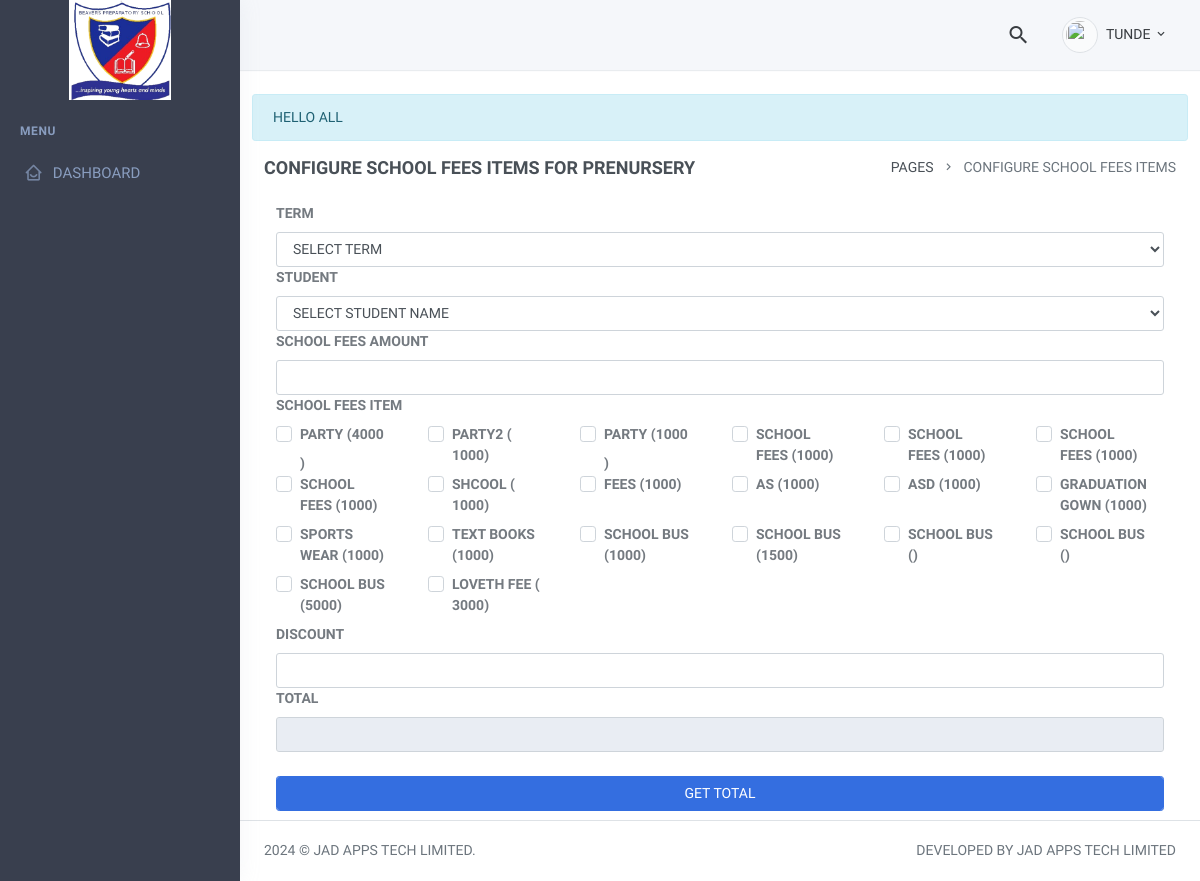
The app's page /public/configure-school-fees-items.php?class=prenursery (signed in) with its own data.
### tables this page shows
CREATE TABLE `communications` (
  `id` int NOT NULL AUTO_INCREMENT,
  `message` varchar(450) DEFAULT NULL,
  `exp_date` datetime DEFAULT NULL,
  `uploaded_by` varchar(45) DEFAULT NULL,
  `status` int DEFAULT '0',
  PRIMARY KEY (`id`)
);

CREATE TABLE `school_fees_items` (
  `id` int NOT NULL AUTO_INCREMENT,
  `schoolfeesitem` varchar(45) DEFAULT NULL,
  `description` varchar(450) DEFAULT NULL,
  `amount` varchar(45) DEFAULT NULL,
  `modality` varchar(45) DEFAULT NULL,
  `created_by` varchar(45) DEFAULT NULL,
  PRIMARY KEY (`id`),
  UNIQUE KEY `id_UNIQUE` (`id`)
);

### public/inc_communications.php (called while the page is built)
<?php
     $comm_query = "SELECT * FROM communications LIMIT 1";
     $result = mysqli_query($sqlConnection, $comm_query);
     if($result->num_rows > 0){
         $communication = $result->fetch_all(MYSQLI_ASSOC);
         return $communication[0]['message'];
     }
?>

### public/configure-school-fees-items.php (the view, shortened to what this page needs)
<?php
    include "./inc/header.php";
    $query = "SELECT * FROM school_fees_items";
    $school_fees_items = mysqli_query($sqlConnection, $query);
    if($school_fees_items->num_rows > 0){
        $school_fees_items = $school_fees_items->fetch_all(MYSQLI_ASSOC);
    }
?>
<body>
    <div id="layout-wrapper">
       <?php include "./inc/navbar.php"; ?>
        <div class="vertical-menu">
            <?php include "./inc/sidebar.php"; ?>
        </div>
        <div class="main-content">
            <div class="page-content">
               <?php include_once "communication_message.php"; ?>
                <div class="container-fluid">
                    <div class="row">
                        <div class="col-12">
                            <div class="page-title-box d-flex align-items-center justify-content-between">
                                <h4 class="mb-0 font-size-18">Configure School Fees Items for <span class='getclass' name="getclass"><?php echo $_GET['class']; ?></span></h4>
                                <div class="page-title-right">
                                    <ol class="breadcrumb m-0">
                                        <li class="breadcrumb-item"><a href="javascript: void(0);">Pages</a></li>
                                        <li class="breadcrumb-item active">Configure School Fees Items</li>
                                    </ol>
                                </div>
                            </div>
                        </div>
                    </div>
                <div class="container">
                        <div class="row">
                        <div class="col-md-12 col-lg-12">
                                <label for="term">Term</label>
                                <select name='term' id='term' class='form-control'>
                                    <option value="" selected disabled>Select Term</option>
                                </select>
                            </div>
                            <div class="col-md-12 col-lg-12">
                                <label for="student_name">Student</label>
                                <select name='student_name' id='student_name' class='form-control'>
                                    <option value="" selected disabled>Select Student Name</option>
                                </select>
                            </div>
                            <div class="col-md-12 col-lg-12">
                                <label for="school_fees_amount">School Fees Amount</label>
                                <input type="number" class="form-control" name="school_fees_amount" id="school_fees_amount">
                            </div>
                            <div class="col-md-12 col-lg-12">
                                <label for="school_fees_item">School Fees Item</label>
                                <div class="row">
                                    <?php
                                    for ($i = 0; $i < count($school_fees_items); $i++){
                                        $amount = $school_fees_items[$i]['amount'];
                                        $schoolfeesitem = $school_fees_items[$i]['schoolfeesitem'];
                                        $schoolfeesitemid = $school_fees_items[$i]['id'];
                                        echo "<div class='col-md-2 col-lg-2'>
                                                <div class='custom-control custom-checkbox custom-control-inline'>
                                                    <input type='checkbox' value='{$amount}' name='{$schoolfeesitemid}' class='checkbox custom-control-input' id='{$schoolfeesitemid}'>
                                                    <label class='custom-control-label' for='{$schoolfeesitemid}'>{$schoolfeesitem} (<label>{$amount}</label>)</label>
                                                </div>
                                            </div>";
                                    }?>
                                </div>
                            </div>
                            <div class="col-md-12 col-lg-12">
                                <label for="discount">Discount</label>
                                <input type="number" class="form-control" name="discount" id="discount">
                            </div>
                            <div class="col-md-12 col-lg-12">
                                <label for="total">Total</label>
                                <input type="number" class="form-control" name="total" id="total" disabled>
                                <button class='mt-4 form-control btn btn-block btn-primary' onclick='getTotal()' id='get_total'>Get Total</button>
                            </div>
                        </div>
                </div>
                </div>
            </div>
          <?php include "./inc/footer.php"; ?>

### public/communication_message.php (shortened to what this page needs)
<?php
    if($comm != 1){
    echo"<div class='alert alert-info alert-dismissible fade show mb-3' role='alert'>
            $comm";
        ?>
    </div>
<?php
    }else{
        echo "<div></div>";
    }
?>

### public/inc/header.php (style rules this page uses)
* { text-transform: uppercase !important; }

### public/configure-school-fees-items.php (style rules this page uses)
#student_name, .getclass { text-transform: uppercase; }

### records on screen
communications: message "HELLO ALL"
school_fees_items: schoolfeesitem "PARTY", amount "4000"
school_fees_items: schoolfeesitem "PARTY2", amount "1000"
school_fees_items: schoolfeesitem "PARTY", amount "1000"
school_fees_items: schoolfeesitem "SCHOOL FEES", amount "1000"
school_fees_items: schoolfeesitem "SCHOOL FEES", amount "1000"
school_fees_items: schoolfeesitem "SCHOOL FEES", amount "1000"
school_fees_items: schoolfeesitem "SCHOOL FEES", amount "1000"
school_fees_items: schoolfeesitem "SHCOOL", amount "1000"
school_fees_items: schoolfeesitem "FEES", amount "1000"
school_fees_items: schoolfeesitem "AS", amount "1000"
school_fees_items: schoolfeesitem "ASD", amount "1000"
school_fees_items: schoolfeesitem "GRADUATION GOWN", amount "1000"
school_fees_items: schoolfeesitem "SPORTS WEAR", amount "1000"
school_fees_items: schoolfeesitem "TEXT BOOKS", amount "1000"
school_fees_items: schoolfeesitem "SCHOOL BUS", amount "1000"
school_fees_items: schoolfeesitem "SCHOOL BUS", amount "1500"
school_fees_items: schoolfeesitem "SCHOOL BUS"
school_fees_items: schoolfeesitem "SCHOOL BUS"
school_fees_items: schoolfeesitem "SCHOOL BUS", amount "5000"
school_fees_items: schoolfeesitem "LOVETH FEE", amount "3000"

### other values on screen
$username "TUNDE"
$_GET['class'] "PRENURSERY"
